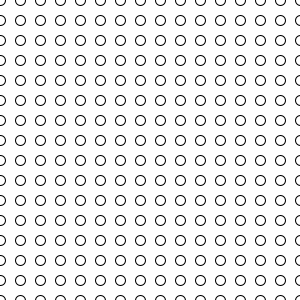
Frame 1 (no input)
Frame 60 (the mouse pressed at the canvas centre just before this capture): identical to frame 1, image omitted
Frame 120 (the mouse held since frame 60 and released just before this capture): identical to frame 1, image omitted

The Processing sketch that drew this single still picture (run headless with seeded random() and noise(); from frame 60 on, the mouse is pressed at the canvas centre):

// Processing sketch: processing_28026
// ── processing_28026.pde

int abstand = 20;

void setup(){
  size(300, 300);
}

void draw(){
  background(255);
  for(int y = 0; y <= height; y = y + abstand){
    for(int x = 0; x <= width; x = x + abstand){
      ellipse(x, y, 10, 10);
    }
  }
}
